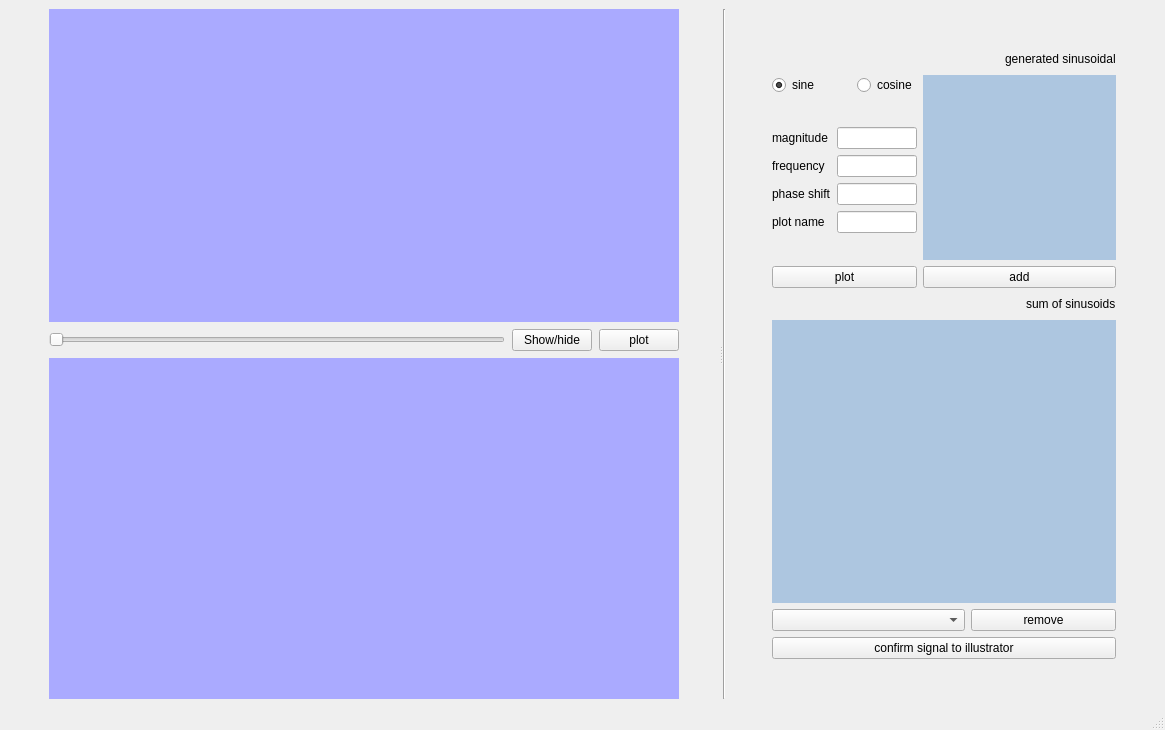
<?xml version="1.0" encoding="UTF-8"?>
<ui version="4.0">
 <class>MainWindow</class>
 <widget class="QMainWindow" name="MainWindow">
  <property name="geometry">
   <rect>
    <x>0</x>
    <y>0</y>
    <width>1165</width>
    <height>730</height>
   </rect>
  </property>
  <property name="windowTitle">
   <string>MainWindow</string>
  </property>
  <widget class="QWidget" name="centralwidget">
   <layout class="QGridLayout" name="gridLayout_4">
    <item row="0" column="0">
     <widget class="QSplitter" name="splitter">
      <property name="orientation">
       <enum>Qt::Horizontal</enum>
      </property>
      <widget class="QWidget" name="layoutWidget_2">
       <layout class="QHBoxLayout" name="horizontalLayout_8" stretch="0,0,0">
        <property name="spacing">
         <number>7</number>
        </property>
        <item>
         <spacer name="horizontalSpacer_6">
          <property name="orientation">
           <enum>Qt::Horizontal</enum>
          </property>
          <property name="sizeType">
           <enum>QSizePolicy::Ignored</enum>
          </property>
          <property name="sizeHint" stdset="0">
           <size>
            <width>40</width>
            <height>20</height>
           </size>
          </property>
         </spacer>
        </item>
        <item>
         <layout class="QGridLayout" name="gridLayout_2">
          <item row="0" column="0">
           <layout class="QGridLayout" name="gridLayout">
            <item row="1" column="1">
             <widget class="QPushButton" name="hideButton">
              <property name="text">
               <string>Show/hide</string>
              </property>
             </widget>
            </item>
            <item row="1" column="0">
             <widget class="QSlider" name="horizontalSlider">
              <property name="minimum">
               <number>5</number>
              </property>
              <property name="pageStep">
               <number>5</number>
              </property>
              <property name="value">
               <number>5</number>
              </property>
              <property name="orientation">
               <enum>Qt::Horizontal</enum>
              </property>
             </widget>
            </item>
            <item row="1" column="2">
             <widget class="QPushButton" name="open">
              <property name="text">
               <string>plot</string>
              </property>
             </widget>
            </item>
            <item row="0" column="0" colspan="3">
             <widget class="PlotWidget" name="signalWidget1" native="true">
              <property name="minimumSize">
               <size>
                <width>607</width>
                <height>239</height>
               </size>
              </property>
              <property name="styleSheet">
               <string notr="true">background-color: rgb(170, 170, 255);</string>
              </property>
             </widget>
            </item>
           </layout>
          </item>
          <item row="1" column="0">
           <widget class="PlotWidget" name="signalWidget2" native="true">
            <property name="styleSheet">
             <string notr="true">background-color: rgb(170, 170, 255);</string>
            </property>
           </widget>
          </item>
         </layout>
        </item>
        <item>
         <spacer name="horizontalSpacer_7">
          <property name="orientation">
           <enum>Qt::Horizontal</enum>
          </property>
          <property name="sizeType">
           <enum>QSizePolicy::Ignored</enum>
          </property>
          <property name="sizeHint" stdset="0">
           <size>
            <width>40</width>
            <height>20</height>
           </size>
          </property>
         </spacer>
        </item>
       </layout>
      </widget>
      <widget class="QWidget" name="layoutWidget">
       <layout class="QHBoxLayout" name="horizontalLayout_7" stretch="0,0,8,0">
        <item>
         <widget class="Line" name="line">
          <property name="orientation">
           <enum>Qt::Vertical</enum>
          </property>
         </widget>
        </item>
        <item>
         <spacer name="horizontalSpacer_4">
          <property name="orientation">
           <enum>Qt::Horizontal</enum>
          </property>
          <property name="sizeType">
           <enum>QSizePolicy::Ignored</enum>
          </property>
          <property name="sizeHint" stdset="0">
           <size>
            <width>40</width>
            <height>20</height>
           </size>
          </property>
         </spacer>
        </item>
        <item>
         <layout class="QVBoxLayout" name="verticalLayout_6" stretch="0,8,0">
          <item>
           <spacer name="verticalSpacer">
            <property name="orientation">
             <enum>Qt::Vertical</enum>
            </property>
            <property name="sizeType">
             <enum>QSizePolicy::Ignored</enum>
            </property>
            <property name="sizeHint" stdset="0">
             <size>
              <width>20</width>
              <height>40</height>
             </size>
            </property>
           </spacer>
          </item>
          <item>
           <layout class="QVBoxLayout" name="verticalLayout_5" stretch="5,0,8,0">
            <item>
             <layout class="QHBoxLayout" name="horizontalLayout_6" stretch="6,8">
              <item>
               <layout class="QVBoxLayout" name="verticalLayout_3" stretch="0,8">
                <item>
                 <layout class="QHBoxLayout" name="horizontalLayout_5">
                  <item>
                   <widget class="QRadioButton" name="sinbtn">
                    <property name="text">
                     <string>sine</string>
                    </property>
                    <property name="checked">
                     <bool>true</bool>
                    </property>
                   </widget>
                  </item>
                  <item>
                   <spacer name="horizontalSpacer_3">
                    <property name="orientation">
                     <enum>Qt::Horizontal</enum>
                    </property>
                    <property name="sizeHint" stdset="0">
                     <size>
                      <width>40</width>
                      <height>20</height>
                     </size>
                    </property>
                   </spacer>
                  </item>
                  <item>
                   <widget class="QRadioButton" name="cosbtn">
                    <property name="text">
                     <string>cosine</string>
                    </property>
                   </widget>
                  </item>
                 </layout>
                </item>
                <item>
                 <layout class="QGridLayout" name="gridLayout_3">
                  <item row="0" column="0">
                   <widget class="QLabel" name="label_2">
                    <property name="text">
                     <string>magnitude</string>
                    </property>
                   </widget>
                  </item>
                  <item row="0" column="1">
                   <widget class="QLineEdit" name="magnitude"/>
                  </item>
                  <item row="1" column="0">
                   <widget class="QLabel" name="label">
                    <property name="text">
                     <string>frequency</string>
                    </property>
                   </widget>
                  </item>
                  <item row="1" column="1">
                   <widget class="QLineEdit" name="frequency"/>
                  </item>
                  <item row="2" column="0">
                   <widget class="QLabel" name="label_3">
                    <property name="text">
                     <string>phase shift</string>
                    </property>
                   </widget>
                  </item>
                  <item row="2" column="1">
                   <widget class="QLineEdit" name="phaseshift"/>
                  </item>
                  <item row="3" column="0">
                   <widget class="QLabel" name="label_6">
                    <property name="text">
                     <string>plot name</string>
                    </property>
                   </widget>
                  </item>
                  <item row="3" column="1">
                   <widget class="QLineEdit" name="plotname"/>
                  </item>
                 </layout>
                </item>
               </layout>
              </item>
              <item>
               <layout class="QVBoxLayout" name="verticalLayout" stretch="0,8">
                <item>
                 <layout class="QHBoxLayout" name="horizontalLayout">
                  <item>
                   <spacer name="horizontalSpacer">
                    <property name="orientation">
                     <enum>Qt::Horizontal</enum>
                    </property>
                    <property name="sizeHint" stdset="0">
                     <size>
                      <width>40</width>
                      <height>20</height>
                     </size>
                    </property>
                   </spacer>
                  </item>
                  <item>
                   <widget class="QLabel" name="label_4">
                    <property name="text">
                     <string>generated sinusoidal</string>
                    </property>
                   </widget>
                  </item>
                 </layout>
                </item>
                <item>
                 <widget class="PlotWidget" name="sinoPlotter" native="true">
                  <property name="palette">
                   <palette>
                    <active>
                     <colorrole role="WindowText">
                      <brush brushstyle="SolidPattern">
                       <color alpha="255">
                        <red>0</red>
                        <green>0</green>
                        <blue>0</blue>
                       </color>
                      </brush>
                     </colorrole>
                     <colorrole role="Button">
                      <brush brushstyle="SolidPattern">
                       <color alpha="255">
                        <red>173</red>
                        <green>198</green>
                        <blue>224</blue>
                       </color>
                      </brush>
                     </colorrole>
                     <colorrole role="Light">
                      <brush brushstyle="SolidPattern">
                       <color alpha="255">
                        <red>255</red>
                        <green>255</green>
                        <blue>255</blue>
                       </color>
                      </brush>
                     </colorrole>
                     <colorrole role="Midlight">
                      <brush brushstyle="SolidPattern">
                       <color alpha="255">
                        <red>255</red>
                        <green>255</green>
                        <blue>255</blue>
                       </color>
                      </brush>
                     </colorrole>
                     <colorrole role="Dark">
                      <brush brushstyle="SolidPattern">
                       <color alpha="255">
                        <red>127</red>
                        <green>127</green>
                        <blue>127</blue>
                       </color>
                      </brush>
                     </colorrole>
                     <colorrole role="Mid">
                      <brush brushstyle="SolidPattern">
                       <color alpha="255">
                        <red>170</red>
                        <green>170</green>
                        <blue>170</blue>
                       </color>
                      </brush>
                     </colorrole>
                     <colorrole role="Text">
                      <brush brushstyle="SolidPattern">
                       <color alpha="255">
                        <red>0</red>
                        <green>0</green>
                        <blue>0</blue>
                       </color>
                      </brush>
                     </colorrole>
                     <colorrole role="BrightText">
                      <brush brushstyle="SolidPattern">
                       <color alpha="255">
                        <red>255</red>
                        <green>255</green>
                        <blue>255</blue>
                       </color>
                      </brush>
                     </colorrole>
                     <colorrole role="ButtonText">
                      <brush brushstyle="SolidPattern">
                       <color alpha="255">
                        <red>0</red>
                        <green>0</green>
                        <blue>0</blue>
                       </color>
                      </brush>
                     </colorrole>
                     <colorrole role="Base">
                      <brush brushstyle="SolidPattern">
                       <color alpha="255">
                        <red>173</red>
                        <green>198</green>
                        <blue>224</blue>
                       </color>
                      </brush>
                     </colorrole>
                     <colorrole role="Window">
                      <brush brushstyle="SolidPattern">
                       <color alpha="255">
                        <red>173</red>
                        <green>198</green>
                        <blue>224</blue>
                       </color>
                      </brush>
                     </colorrole>
                     <colorrole role="Shadow">
                      <brush brushstyle="SolidPattern">
                       <color alpha="255">
                        <red>0</red>
                        <green>0</green>
                        <blue>0</blue>
                       </color>
                      </brush>
                     </colorrole>
                     <colorrole role="AlternateBase">
                      <brush brushstyle="SolidPattern">
                       <color alpha="255">
                        <red>255</red>
                        <green>255</green>
                        <blue>255</blue>
                       </color>
                      </brush>
                     </colorrole>
                     <colorrole role="ToolTipBase">
                      <brush brushstyle="SolidPattern">
                       <color alpha="255">
                        <red>255</red>
                        <green>255</green>
                        <blue>220</blue>
                       </color>
                      </brush>
                     </colorrole>
                     <colorrole role="ToolTipText">
                      <brush brushstyle="SolidPattern">
                       <color alpha="255">
                        <red>0</red>
                        <green>0</green>
                        <blue>0</blue>
                       </color>
                      </brush>
                     </colorrole>
                    </active>
                    <inactive>
                     <colorrole role="WindowText">
                      <brush brushstyle="SolidPattern">
                       <color alpha="255">
                        <red>0</red>
                        <green>0</green>
                        <blue>0</blue>
                       </color>
                      </brush>
                     </colorrole>
                     <colorrole role="Button">
                      <brush brushstyle="SolidPattern">
                       <color alpha="255">
                        <red>173</red>
                        <green>198</green>
                        <blue>224</blue>
                       </color>
                      </brush>
                     </colorrole>
                     <colorrole role="Light">
                      <brush brushstyle="SolidPattern">
                       <color alpha="255">
                        <red>255</red>
                        <green>255</green>
                        <blue>255</blue>
                       </color>
                      </brush>
                     </colorrole>
                     <colorrole role="Midlight">
                      <brush brushstyle="SolidPattern">
                       <color alpha="255">
                        <red>255</red>
                        <green>255</green>
                        <blue>255</blue>
                       </color>
                      </brush>
                     </colorrole>
                     <colorrole role="Dark">
                      <brush brushstyle="SolidPattern">
                       <color alpha="255">
                        <red>127</red>
                        <green>127</green>
                        <blue>127</blue>
                       </color>
                      </brush>
                     </colorrole>
                     <colorrole role="Mid">
                      <brush brushstyle="SolidPattern">
                       <color alpha="255">
                        <red>170</red>
                        <green>170</green>
                        <blue>170</blue>
                       </color>
                      </brush>
                     </colorrole>
                     <colorrole role="Text">
                      <brush brushstyle="SolidPattern">
                       <color alpha="255">
                        <red>0</red>
                        <green>0</green>
                        <blue>0</blue>
                       </color>
                      </brush>
                     </colorrole>
                     <colorrole role="BrightText">
                      <brush brushstyle="SolidPattern">
                       <color alpha="255">
                        <red>255</red>
                        <green>255</green>
                        <blue>255</blue>
                       </color>
                      </brush>
                     </colorrole>
                     <colorrole role="ButtonText">
                      <brush brushstyle="SolidPattern">
                       <color alpha="255">
                        <red>0</red>
                        <green>0</green>
                        <blue>0</blue>
                       </color>
                      </brush>
                     </colorrole>
                     <colorrole role="Base">
                      <brush brushstyle="SolidPattern">
                       <color alpha="255">
                        <red>173</red>
                        <green>198</green>
                        <blue>224</blue>
                       </color>
                      </brush>
                     </colorrole>
                     <colorrole role="Window">
                      <brush brushstyle="SolidPattern">
                       <color alpha="255">
                        <red>173</red>
                        <green>198</green>
                        <blue>224</blue>
                       </color>
                      </brush>
                     </colorrole>
                     <colorrole role="Shadow">
                      <brush brushstyle="SolidPattern">
                       <color alpha="255">
                        <red>0</red>
                        <green>0</green>
                        <blue>0</blue>
                       </color>
                      </brush>
                     </colorrole>
                     <colorrole role="AlternateBase">
                      <brush brushstyle="SolidPattern">
                       <color alpha="255">
                        <red>255</red>
                        <green>255</green>
                        <blue>255</blue>
                       </color>
                      </brush>
                     </colorrole>
                     <colorrole role="ToolTipBase">
                      <brush brushstyle="SolidPattern">
                       <color alpha="255">
                        <red>255</red>
                        <green>255</green>
                        <blue>220</blue>
                       </color>
                      </brush>
                     </colorrole>
                     <colorrole role="ToolTipText">
                      <brush brushstyle="SolidPattern">
                       <color alpha="255">
                        <red>0</red>
                        <green>0</green>
                        <blue>0</blue>
                       </color>
                      </brush>
                     </colorrole>
                    </inactive>
                    <disabled>
                     <colorrole role="WindowText">
                      <brush brushstyle="SolidPattern">
                       <color alpha="255">
                        <red>127</red>
                        <green>127</green>
                        <blue>127</blue>
                       </color>
                      </brush>
                     </colorrole>
                     <colorrole role="Button">
                      <brush brushstyle="SolidPattern">
                       <color alpha="255">
                        <red>173</red>
                        <green>198</green>
                        <blue>224</blue>
                       </color>
                      </brush>
                     </colorrole>
                     <colorrole role="Light">
                      <brush brushstyle="SolidPattern">
                       <color alpha="255">
                        <red>255</red>
                        <green>255</green>
                        <blue>255</blue>
                       </color>
                      </brush>
                     </colorrole>
                     <colorrole role="Midlight">
                      <brush brushstyle="SolidPattern">
                       <color alpha="255">
                        <red>255</red>
                        <green>255</green>
                        <blue>255</blue>
                       </color>
                      </brush>
                     </colorrole>
                     <colorrole role="Dark">
                      <brush brushstyle="SolidPattern">
                       <color alpha="255">
                        <red>127</red>
                        <green>127</green>
                        <blue>127</blue>
                       </color>
                      </brush>
                     </colorrole>
                     <colorrole role="Mid">
                      <brush brushstyle="SolidPattern">
                       <color alpha="255">
                        <red>170</red>
                        <green>170</green>
                        <blue>170</blue>
                       </color>
                      </brush>
                     </colorrole>
                     <colorrole role="Text">
                      <brush brushstyle="SolidPattern">
                       <color alpha="255">
                        <red>127</red>
                        <green>127</green>
                        <blue>127</blue>
                       </color>
                      </brush>
                     </colorrole>
                     <colorrole role="BrightText">
                      <brush brushstyle="SolidPattern">
                       <color alpha="255">
                        <red>255</red>
                        <green>255</green>
                        <blue>255</blue>
                       </color>
                      </brush>
                     </colorrole>
                     <colorrole role="ButtonText">
                      <brush brushstyle="SolidPattern">
                       <color alpha="255">
                        <red>127</red>
                        <green>127</green>
                        <blue>127</blue>
                       </color>
                      </brush>
                     </colorrole>
                     <colorrole role="Base">
                      <brush brushstyle="SolidPattern">
                       <color alpha="255">
                        <red>173</red>
                        <green>198</green>
                        <blue>224</blue>
                       </color>
                      </brush>
                     </colorrole>
                     <colorrole role="Window">
                      <brush brushstyle="SolidPattern">
                       <color alpha="255">
                        <red>173</red>
                        <green>198</green>
                        <blue>224</blue>
                       </color>
                      </brush>
                     </colorrole>
                     <colorrole role="Shadow">
                      <brush brushstyle="SolidPattern">
                       <color alpha="255">
                        <red>0</red>
                        <green>0</green>
                        <blue>0</blue>
                       </color>
                      </brush>
                     </colorrole>
                     <colorrole role="AlternateBase">
                      <brush brushstyle="SolidPattern">
                       <color alpha="255">
                        <red>255</red>
                        <green>255</green>
                        <blue>255</blue>
                       </color>
                      </brush>
                     </colorrole>
                     <colorrole role="ToolTipBase">
                      <brush brushstyle="SolidPattern">
                       <color alpha="255">
                        <red>255</red>
                        <green>255</green>
                        <blue>220</blue>
                       </color>
                      </brush>
                     </colorrole>
                     <colorrole role="ToolTipText">
                      <brush brushstyle="SolidPattern">
                       <color alpha="255">
                        <red>0</red>
                        <green>0</green>
                        <blue>0</blue>
                       </color>
                      </brush>
                     </colorrole>
                    </disabled>
                   </palette>
                  </property>
                  <property name="styleSheet">
                   <string notr="true">background-color: rgb(173, 198, 224);</string>
                  </property>
                 </widget>
                </item>
               </layout>
              </item>
             </layout>
            </item>
            <item>
             <layout class="QHBoxLayout" name="horizontalLayout_3" stretch="6,8">
              <item>
               <widget class="QPushButton" name="plot">
                <property name="text">
                 <string>plot</string>
                </property>
               </widget>
              </item>
              <item>
               <widget class="QPushButton" name="add">
                <property name="text">
                 <string>add</string>
                </property>
               </widget>
              </item>
             </layout>
            </item>
            <item>
             <layout class="QVBoxLayout" name="verticalLayout_4" stretch="8,0">
              <item>
               <layout class="QVBoxLayout" name="verticalLayout_2" stretch="0,8">
                <item>
                 <layout class="QHBoxLayout" name="horizontalLayout_2">
                  <item>
                   <spacer name="horizontalSpacer_2">
                    <property name="orientation">
                     <enum>Qt::Horizontal</enum>
                    </property>
                    <property name="sizeHint" stdset="0">
                     <size>
                      <width>40</width>
                      <height>20</height>
                     </size>
                    </property>
                   </spacer>
                  </item>
                  <item>
                   <widget class="QLabel" name="label_5">
                    <property name="text">
                     <string>sum of sinusoids</string>
                    </property>
                   </widget>
                  </item>
                 </layout>
                </item>
                <item>
                 <widget class="PlotWidget" name="sinoAdder" native="true">
                  <property name="palette">
                   <palette>
                    <active>
                     <colorrole role="WindowText">
                      <brush brushstyle="SolidPattern">
                       <color alpha="255">
                        <red>0</red>
                        <green>0</green>
                        <blue>0</blue>
                       </color>
                      </brush>
                     </colorrole>
                     <colorrole role="Button">
                      <brush brushstyle="SolidPattern">
                       <color alpha="255">
                        <red>173</red>
                        <green>198</green>
                        <blue>224</blue>
                       </color>
                      </brush>
                     </colorrole>
                     <colorrole role="Light">
                      <brush brushstyle="SolidPattern">
                       <color alpha="255">
                        <red>255</red>
                        <green>255</green>
                        <blue>255</blue>
                       </color>
                      </brush>
                     </colorrole>
                     <colorrole role="Midlight">
                      <brush brushstyle="SolidPattern">
                       <color alpha="255">
                        <red>255</red>
                        <green>255</green>
                        <blue>255</blue>
                       </color>
                      </brush>
                     </colorrole>
                     <colorrole role="Dark">
                      <brush brushstyle="SolidPattern">
                       <color alpha="255">
                        <red>127</red>
                        <green>127</green>
                        <blue>127</blue>
                       </color>
                      </brush>
                     </colorrole>
                     <colorrole role="Mid">
                      <brush brushstyle="SolidPattern">
                       <color alpha="255">
                        <red>170</red>
                        <green>170</green>
                        <blue>170</blue>
                       </color>
                      </brush>
                     </colorrole>
                     <colorrole role="Text">
                      <brush brushstyle="SolidPattern">
                       <color alpha="255">
                        <red>0</red>
                        <green>0</green>
                        <blue>0</blue>
                       </color>
                      </brush>
                     </colorrole>
                     <colorrole role="BrightText">
                      <brush brushstyle="SolidPattern">
                       <color alpha="255">
                        <red>255</red>
                        <green>255</green>
                        <blue>255</blue>
                       </color>
                      </brush>
                     </colorrole>
                     <colorrole role="ButtonText">
                      <brush brushstyle="SolidPattern">
                       <color alpha="255">
                        <red>0</red>
                        <green>0</green>
                        <blue>0</blue>
                       </color>
                      </brush>
                     </colorrole>
                     <colorrole role="Base">
                      <brush brushstyle="SolidPattern">
                       <color alpha="255">
                        <red>173</red>
                        <green>198</green>
                        <blue>224</blue>
                       </color>
                      </brush>
                     </colorrole>
                     <colorrole role="Window">
                      <brush brushstyle="SolidPattern">
                       <color alpha="255">
                        <red>173</red>
                        <green>198</green>
                        <blue>224</blue>
                       </color>
                      </brush>
                     </colorrole>
                     <colorrole role="Shadow">
                      <brush brushstyle="SolidPattern">
                       <color alpha="255">
                        <red>0</red>
                        <green>0</green>
                        <blue>0</blue>
                       </color>
                      </brush>
                     </colorrole>
                     <colorrole role="AlternateBase">
                      <brush brushstyle="SolidPattern">
                       <color alpha="255">
                        <red>255</red>
                        <green>255</green>
                        <blue>255</blue>
                       </color>
                      </brush>
                     </colorrole>
                     <colorrole role="ToolTipBase">
                      <brush brushstyle="SolidPattern">
                       <color alpha="255">
                        <red>255</red>
                        <green>255</green>
                        <blue>220</blue>
                       </color>
                      </brush>
                     </colorrole>
                     <colorrole role="ToolTipText">
                      <brush brushstyle="SolidPattern">
                       <color alpha="255">
                        <red>0</red>
                        <green>0</green>
                        <blue>0</blue>
                       </color>
                      </brush>
                     </colorrole>
                    </active>
                    <inactive>
                     <colorrole role="WindowText">
                      <brush brushstyle="SolidPattern">
                       <color alpha="255">
                        <red>0</red>
                        <green>0</green>
                        <blue>0</blue>
                       </color>
                      </brush>
                     </colorrole>
                     <colorrole role="Button">
                      <brush brushstyle="SolidPattern">
                       <color alpha="255">
                        <red>173</red>
                        <green>198</green>
                        <blue>224</blue>
                       </color>
                      </brush>
                     </colorrole>
                     <colorrole role="Light">
                      <brush brushstyle="SolidPattern">
                       <color alpha="255">
                        <red>255</red>
                        <green>255</green>
                        <blue>255</blue>
                       </color>
                      </brush>
                     </colorrole>
                     <colorrole role="Midlight">
                      <brush brushstyle="SolidPattern">
                       <color alpha="255">
                        <red>255</red>
                        <green>255</green>
                        <blue>255</blue>
                       </color>
                      </brush>
                     </colorrole>
                     <colorrole role="Dark">
                      <brush brushstyle="SolidPattern">
                       <color alpha="255">
                        <red>127</red>
                        <green>127</green>
                        <blue>127</blue>
                       </color>
                      </brush>
                     </colorrole>
                     <colorrole role="Mid">
                      <brush brushstyle="SolidPattern">
                       <color alpha="255">
                        <red>170</red>
                        <green>170</green>
                        <blue>170</blue>
                       </color>
                      </brush>
                     </colorrole>
                     <colorrole role="Text">
                      <brush brushstyle="SolidPattern">
                       <color alpha="255">
                        <red>0</red>
                        <green>0</green>
                        <blue>0</blue>
                       </color>
                      </brush>
                     </colorrole>
                     <colorrole role="BrightText">
                      <brush brushstyle="SolidPattern">
                       <color alpha="255">
                        <red>255</red>
                        <green>255</green>
                        <blue>255</blue>
                       </color>
                      </brush>
                     </colorrole>
                     <colorrole role="ButtonText">
                      <brush brushstyle="SolidPattern">
                       <color alpha="255">
                        <red>0</red>
                        <green>0</green>
                        <blue>0</blue>
                       </color>
                      </brush>
                     </colorrole>
                     <colorrole role="Base">
                      <brush brushstyle="SolidPattern">
                       <color alpha="255">
                        <red>173</red>
                        <green>198</green>
                        <blue>224</blue>
                       </color>
                      </brush>
                     </colorrole>
                     <colorrole role="Window">
                      <brush brushstyle="SolidPattern">
                       <color alpha="255">
                        <red>173</red>
                        <green>198</green>
                        <blue>224</blue>
                       </color>
                      </brush>
                     </colorrole>
                     <colorrole role="Shadow">
                      <brush brushstyle="SolidPattern">
                       <color alpha="255">
                        <red>0</red>
                        <green>0</green>
                        <blue>0</blue>
                       </color>
                      </brush>
                     </colorrole>
                     <colorrole role="AlternateBase">
                      <brush brushstyle="SolidPattern">
                       <color alpha="255">
                        <red>255</red>
                        <green>255</green>
                        <blue>255</blue>
                       </color>
                      </brush>
                     </colorrole>
                     <colorrole role="ToolTipBase">
                      <brush brushstyle="SolidPattern">
                       <color alpha="255">
                        <red>255</red>
                        <green>255</green>
                        <blue>220</blue>
                       </color>
                      </brush>
                     </colorrole>
                     <colorrole role="ToolTipText">
                      <brush brushstyle="SolidPattern">
                       <color alpha="255">
                        <red>0</red>
                        <green>0</green>
                        <blue>0</blue>
                       </color>
                      </brush>
                     </colorrole>
                    </inactive>
                    <disabled>
                     <colorrole role="WindowText">
                      <brush brushstyle="SolidPattern">
                       <color alpha="255">
                        <red>127</red>
                        <green>127</green>
                        <blue>127</blue>
                       </color>
                      </brush>
                     </colorrole>
                     <colorrole role="Button">
                      <brush brushstyle="SolidPattern">
                       <color alpha="255">
                        <red>173</red>
                        <green>198</green>
                        <blue>224</blue>
                       </color>
                      </brush>
                     </colorrole>
                     <colorrole role="Light">
                      <brush brushstyle="SolidPattern">
                       <color alpha="255">
                        <red>255</red>
                        <green>255</green>
                        <blue>255</blue>
                       </color>
                      </brush>
                     </colorrole>
                     <colorrole role="Midlight">
                      <brush brushstyle="SolidPattern">
                       <color alpha="255">
                        <red>255</red>
                        <green>255</green>
                        <blue>255</blue>
                       </color>
                      </brush>
                     </colorrole>
                     <colorrole role="Dark">
                      <brush brushstyle="SolidPattern">
                       <color alpha="255">
                        <red>127</red>
                        <green>127</green>
                        <blue>127</blue>
                       </color>
                      </brush>
                     </colorrole>
                     <colorrole role="Mid">
                      <brush brushstyle="SolidPattern">
                       <color alpha="255">
                        <red>170</red>
                        <green>170</green>
                        <blue>170</blue>
                       </color>
                      </brush>
                     </colorrole>
                     <colorrole role="Text">
                      <brush brushstyle="SolidPattern">
                       <color alpha="255">
                        <red>127</red>
                        <green>127</green>
                        <blue>127</blue>
                       </color>
                      </brush>
                     </colorrole>
                     <colorrole role="BrightText">
                      <brush brushstyle="SolidPattern">
                       <color alpha="255">
                        <red>255</red>
                        <green>255</green>
                        <blue>255</blue>
                       </color>
                      </brush>
                     </colorrole>
                     <colorrole role="ButtonText">
                      <brush brushstyle="SolidPattern">
                       <color alpha="255">
                        <red>127</red>
                        <green>127</green>
                        <blue>127</blue>
                       </color>
                      </brush>
                     </colorrole>
                     <colorrole role="Base">
                      <brush brushstyle="SolidPattern">
                       <color alpha="255">
                        <red>173</red>
                        <green>198</green>
                        <blue>224</blue>
                       </color>
                      </brush>
                     </colorrole>
                     <colorrole role="Window">
                      <brush brushstyle="SolidPattern">
                       <color alpha="255">
                        <red>173</red>
                        <green>198</green>
                        <blue>224</blue>
                       </color>
                      </brush>
                     </colorrole>
                     <colorrole role="Shadow">
                      <brush brushstyle="SolidPattern">
                       <color alpha="255">
                        <red>0</red>
                        <green>0</green>
                        <blue>0</blue>
                       </color>
                      </brush>
                     </colorrole>
                     <colorrole role="AlternateBase">
                      <brush brushstyle="SolidPattern">
                       <color alpha="255">
                        <red>255</red>
                        <green>255</green>
                        <blue>255</blue>
                       </color>
                      </brush>
                     </colorrole>
                     <colorrole role="ToolTipBase">
                      <brush brushstyle="SolidPattern">
                       <color alpha="255">
                        <red>255</red>
                        <green>255</green>
                        <blue>220</blue>
                       </color>
                      </brush>
                     </colorrole>
                     <colorrole role="ToolTipText">
                      <brush brushstyle="SolidPattern">
                       <color alpha="255">
                        <red>0</red>
                        <green>0</green>
                        <blue>0</blue>
                       </color>
                      </brush>
                     </colorrole>
                    </disabled>
                   </palette>
                  </property>
                  <property name="styleSheet">
                   <string notr="true">background-color: rgb(173, 198, 224);</string>
                  </property>
                 </widget>
                </item>
               </layout>
              </item>
              <item>
               <layout class="QHBoxLayout" name="horizontalLayout_4" stretch="8,6">
                <item>
                 <widget class="QComboBox" name="signalCombobox"/>
                </item>
                <item>
                 <widget class="QPushButton" name="remove">
                  <property name="text">
                   <string>remove</string>
                  </property>
                 </widget>
                </item>
               </layout>
              </item>
             </layout>
            </item>
            <item>
             <widget class="QPushButton" name="confirm">
              <property name="text">
               <string>confirm signal to illustrator</string>
              </property>
             </widget>
            </item>
           </layout>
          </item>
          <item>
           <spacer name="verticalSpacer_2">
            <property name="orientation">
             <enum>Qt::Vertical</enum>
            </property>
            <property name="sizeType">
             <enum>QSizePolicy::Ignored</enum>
            </property>
            <property name="sizeHint" stdset="0">
             <size>
              <width>20</width>
              <height>40</height>
             </size>
            </property>
           </spacer>
          </item>
         </layout>
        </item>
        <item>
         <spacer name="horizontalSpacer_5">
          <property name="orientation">
           <enum>Qt::Horizontal</enum>
          </property>
          <property name="sizeType">
           <enum>QSizePolicy::Ignored</enum>
          </property>
          <property name="sizeHint" stdset="0">
           <size>
            <width>40</width>
            <height>20</height>
           </size>
          </property>
         </spacer>
        </item>
       </layout>
      </widget>
     </widget>
    </item>
   </layout>
  </widget>
  <widget class="QMenuBar" name="menubar">
   <property name="geometry">
    <rect>
     <x>0</x>
     <y>0</y>
     <width>1165</width>
     <height>26</height>
    </rect>
   </property>
  </widget>
  <widget class="QStatusBar" name="statusbar"/>
 </widget>
 <customwidgets>
  <customwidget>
   <class>PlotWidget</class>
   <extends>QWidget</extends>
   <header location="global">pyqtgraph</header>
   <container>1</container>
  </customwidget>
 </customwidgets>
 <resources/>
 <connections/>
</ui>
